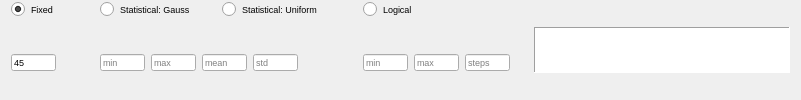
              <widget class="QFrame" name="frame_55">
               <property name="frameShape">
                <enum>QFrame::NoFrame</enum>
               </property>
               <property name="frameShadow">
                <enum>QFrame::Plain</enum>
               </property>
               <layout class="QHBoxLayout" name="horizontalLayout_37">
                <property name="topMargin">
                 <number>0</number>
                </property>
                <property name="bottomMargin">
                 <number>0</number>
                </property>
                <item>
                 <widget class="QFrame" name="frame_56">
                  <property name="frameShape">
                   <enum>QFrame::NoFrame</enum>
                  </property>
                  <property name="frameShadow">
                   <enum>QFrame::Plain</enum>
                  </property>
                  <layout class="QGridLayout" name="gridLayout_24">
                   <property name="leftMargin">
                    <number>0</number>
                   </property>
                   <property name="topMargin">
                    <number>0</number>
                   </property>
                   <property name="bottomMargin">
                    <number>0</number>
                   </property>
                   <item row="0" column="1">
                    <widget class="QFrame" name="frame_59">
                     <property name="frameShape">
                      <enum>QFrame::NoFrame</enum>
                     </property>
                     <property name="frameShadow">
                      <enum>QFrame::Plain</enum>
                     </property>
                     <layout class="QHBoxLayout" name="horizontalLayout_40">
                      <property name="topMargin">
                       <number>0</number>
                      </property>
                      <property name="bottomMargin">
                       <number>0</number>
                      </property>
                      <item>
                       <widget class="QRadioButton" name="radio_gauss_alia">
                        <property name="font">
                         <font>
                          <pointsize>7</pointsize>
                         </font>
                        </property>
                        <property name="text">
                         <string>Statistical: Gauss</string>
                        </property>
                        <attribute name="buttonGroup">
                         <string notr="true">buttonGroup_8</string>
                        </attribute>
                       </widget>
                      </item>
                      <item>
                       <widget class="QRadioButton" name="radio_uni_alia">
                        <property name="font">
                         <font>
                          <pointsize>7</pointsize>
                         </font>
                        </property>
                        <property name="text">
                         <string>Statistical: Uniform</string>
                        </property>
                        <attribute name="buttonGroup">
                         <string notr="true">buttonGroup_8</string>
                        </attribute>
                       </widget>
                      </item>
                      <item>
                       <spacer name="horizontalSpacer_41">
                        <property name="orientation">
                         <enum>Qt::Horizontal</enum>
                        </property>
                        <property name="sizeType">
                         <enum>QSizePolicy::Maximum</enum>
                        </property>
                        <property name="sizeHint" stdset="0">
                         <size>
                          <width>10</width>
                          <height>20</height>
                         </size>
                        </property>
                       </spacer>
                      </item>
                     </layout>
                    </widget>
                   </item>
                   <item row="1" column="3">
                    <widget class="QFrame" name="frame_58">
                     <property name="frameShape">
                      <enum>QFrame::NoFrame</enum>
                     </property>
                     <property name="frameShadow">
                      <enum>QFrame::Plain</enum>
                     </property>
                     <layout class="QHBoxLayout" name="horizontalLayout_39">
                      <property name="leftMargin">
                       <number>0</number>
                      </property>
                      <property name="topMargin">
                       <number>0</number>
                      </property>
                      <property name="bottomMargin">
                       <number>0</number>
                      </property>
                      <item>
                       <widget class="QLineEdit" name="txt_log_min_alia">
                        <property name="maximumSize">
                         <size>
                          <width>45</width>
                          <height>17</height>
                         </size>
                        </property>
                        <property name="font">
                         <font>
                          <pointsize>7</pointsize>
                         </font>
                        </property>
                        <property name="placeholderText">
                         <string>min</string>
                        </property>
                       </widget>
                      </item>
                      <item>
                       <widget class="QLineEdit" name="txt_log_max_alia">
                        <property name="maximumSize">
                         <size>
                          <width>45</width>
                          <height>17</height>
                         </size>
                        </property>
                        <property name="font">
                         <font>
                          <pointsize>7</pointsize>
                         </font>
                        </property>
                        <property name="placeholderText">
                         <string>max</string>
                        </property>
                       </widget>
                      </item>
                      <item>
                       <widget class="QLineEdit" name="txt_log_steps_alia">
                        <property name="maximumSize">
                         <size>
                          <width>45</width>
                          <height>17</height>
                         </size>
                        </property>
                        <property name="font">
                         <font>
                          <pointsize>7</pointsize>
                         </font>
                        </property>
                        <property name="placeholderText">
                         <string>steps</string>
                        </property>
                       </widget>
                      </item>
                     </layout>
                    </widget>
                   </item>
                   <item row="1" column="0">
                    <widget class="QFrame" name="frame_57">
                     <property name="frameShape">
                      <enum>QFrame::NoFrame</enum>
                     </property>
                     <property name="frameShadow">
                      <enum>QFrame::Plain</enum>
                     </property>
                     <layout class="QHBoxLayout" name="horizontalLayout_38">
                      <property name="leftMargin">
                       <number>0</number>
                      </property>
                      <property name="topMargin">
                       <number>0</number>
                      </property>
                      <property name="bottomMargin">
                       <number>0</number>
                      </property>
                      <item>
                       <widget class="QLineEdit" name="txt_fix_alia">
                        <property name="maximumSize">
                         <size>
                          <width>45</width>
                          <height>17</height>
                         </size>
                        </property>
                        <property name="font">
                         <font>
                          <pointsize>7</pointsize>
                         </font>
                        </property>
                        <property name="text">
                         <string>45</string>
                        </property>
                        <property name="placeholderText">
                         <string>value</string>
                        </property>
                       </widget>
                      </item>
                      <item>
                       <spacer name="horizontalSpacer_40">
                        <property name="orientation">
                         <enum>Qt::Horizontal</enum>
                        </property>
                        <property name="sizeType">
                         <enum>QSizePolicy::Maximum</enum>
                        </property>
                        <property name="sizeHint" stdset="0">
                         <size>
                          <width>20</width>
                          <height>20</height>
                         </size>
                        </property>
                       </spacer>
                      </item>
                     </layout>
                    </widget>
                   </item>
                   <item row="1" column="1">
                    <widget class="QFrame" name="frame_60">
                     <property name="frameShape">
                      <enum>QFrame::NoFrame</enum>
                     </property>
                     <property name="frameShadow">
                      <enum>QFrame::Plain</enum>
                     </property>
                     <layout class="QHBoxLayout" name="horizontalLayout_83">
                      <property name="leftMargin">
                       <number>9</number>
                      </property>
                      <property name="topMargin">
                       <number>0</number>
                      </property>
                      <property name="bottomMargin">
                       <number>0</number>
                      </property>
                      <item>
                       <widget class="QLineEdit" name="txt_gauss_min_alia">
                        <property name="maximumSize">
                         <size>
                          <width>45</width>
                          <height>17</height>
                         </size>
                        </property>
                        <property name="font">
                         <font>
                          <pointsize>7</pointsize>
                         </font>
                        </property>
                        <property name="placeholderText">
                         <string>min</string>
                        </property>
                       </widget>
                      </item>
                      <item>
                       <widget class="QLineEdit" name="txt_gauss_max_alia">
                        <property name="maximumSize">
                         <size>
                          <width>45</width>
                          <height>17</height>
                         </size>
                        </property>
                        <property name="font">
                         <font>
                          <pointsize>7</pointsize>
                         </font>
                        </property>
                        <property name="placeholderText">
                         <string>max</string>
                        </property>
                       </widget>
                      </item>
                      <item>
                       <widget class="QLineEdit" name="txt_gauss_mean_alia">
                        <property name="maximumSize">
                         <size>
                          <width>45</width>
                          <height>17</height>
                         </size>
                        </property>
                        <property name="font">
                         <font>
                          <pointsize>7</pointsize>
                         </font>
                        </property>
                        <property name="placeholderText">
                         <string>mean</string>
                        </property>
                       </widget>
                      </item>
                      <item>
                       <widget class="QLineEdit" name="txt_gauss_std_alia">
                        <property name="maximumSize">
                         <size>
                          <width>45</width>
                          <height>17</height>
                         </size>
                        </property>
                        <property name="font">
                         <font>
                          <pointsize>7</pointsize>
                         </font>
                        </property>
                        <property name="placeholderText">
                         <string>std</string>
                        </property>
                       </widget>
                      </item>
                      <item>
                       <spacer name="horizontalSpacer_42">
                        <property name="orientation">
                         <enum>Qt::Horizontal</enum>
                        </property>
                        <property name="sizeType">
                         <enum>QSizePolicy::Maximum</enum>
                        </property>
                        <property name="sizeHint" stdset="0">
                         <size>
                          <width>50</width>
                          <height>20</height>
                         </size>
                        </property>
                       </spacer>
                      </item>
                     </layout>
                    </widget>
                   </item>
                   <item row="0" column="3">
                    <widget class="QRadioButton" name="radio_log_alia">
                     <property name="font">
                      <font>
                       <pointsize>7</pointsize>
                      </font>
                     </property>
                     <property name="text">
                      <string>Logical</string>
                     </property>
                     <attribute name="buttonGroup">
                      <string notr="true">buttonGroup_8</string>
                     </attribute>
                    </widget>
                   </item>
                   <item row="0" column="0">
                    <widget class="QRadioButton" name="radio_fix_alia">
                     <property name="font">
                      <font>
                       <pointsize>7</pointsize>
                      </font>
                     </property>
                     <property name="text">
                      <string>Fixed</string>
                     </property>
                     <property name="iconSize">
                      <size>
                       <width>12</width>
                       <height>12</height>
                      </size>
                     </property>
                     <property name="checked">
                      <bool>true</bool>
                     </property>
                     <attribute name="buttonGroup">
                      <string notr="true">buttonGroup_8</string>
                     </attribute>
                    </widget>
                   </item>
                  </layout>
                 </widget>
                </item>
                <item>
                 <widget class="PlotWidget" name="viewALIA">
                  <property name="sizePolicy">
                   <sizepolicy hsizetype="Expanding" vsizetype="Fixed">
                    <horstretch>0</horstretch>
                    <verstretch>0</verstretch>
                   </sizepolicy>
                  </property>
                  <property name="maximumSize">
                   <size>
                    <width>16777215</width>
                    <height>46</height>
                   </size>
                  </property>
                  <property name="styleSheet">
                   <string notr="true">border-right-color: rgb(255, 255, 127);</string>
                  </property>
                  <property name="frameShape">
                   <enum>QFrame::Panel</enum>
                  </property>
                 </widget>
                </item>
               </layout>
              </widget>
